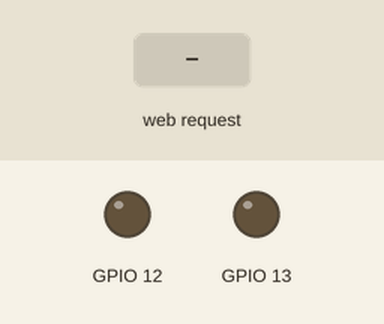
A sketch run on a simulated ESP8266 (NodeMCU). On the bench: output pins drawn as LEDs (lit = HIGH). The inputs (shaded band) are chosen by the test bench. WiFi joins after 1.5 s; servers stay silent unless stated; what the sketch prints to the serial monitor is not drawn.

Above: at 2.7 s.
2.8 s: HTTP request GET /on received
At 4.5 s:
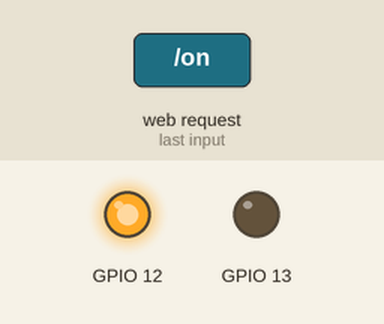
5.0 s: HTTP request GET /off received
At 6.2 s:
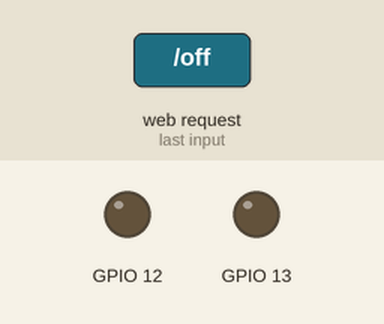
Timing chart, 0 to 8.0 s (numbered marks = the images above; inputs shaded):
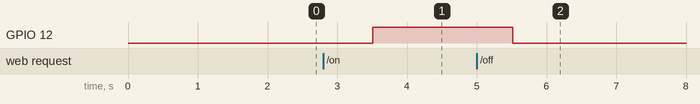

The sketch:

domoticaSonoff.ino
```cpp
// sergiosdevs v1.1
// ESP8266 library se a utilizado una libreria para
// los pines de potencia son 12 y signal 13
// aun falta investigar como tener entradas
// no olvidar setear el sonoff antes de prograr y sobre todo tension 3,3V
#include <ESP8266WiFi.h>

//------------------
int aux1;
int aux2;
int stado;

//-----------------

const char* ssid = "aux";
const char* password = "cuarentena2020";

//-----------------
IPAddress ip(192,168,3,177);
IPAddress gateway(192,168,3,1);
IPAddress subnet(255,255,255,0);
//-----------------

WiFiServer server(80);
String header;

//-----------------
// Auxiliar variables que se usara en los botones

String estado = "off"; //output26State
String cerrado = "off"; //output27State

// Current time
unsigned long currentTime = millis();
// Previous time
unsigned long previousTime = 0;
// Define el tiempo en milisefundos (example: 2000ms = 2s)
const long timeoutTime = 2000;

void setup() {
  Serial.begin(115200);
  pinMode(12, OUTPUT);
  pinMode(13, OUTPUT);
  Serial.print("Conectando a la red ");
  //Serial.println(ssid);
  //WiFi.begin(ssid, password);
  //----------------
  WiFi.mode(WIFI_STA);
  WiFi.config(ip, gateway, subnet);
  WiFi.begin(ssid, password);
  Serial.print("Conectando a:\t");
  Serial.println(ssid);
  //----------------

  while (WiFi.status() != WL_CONNECTED) {
    delay(500);
    Serial.print(".");
  }
// Print local IP address
  Serial.println("");
  Serial.println("WiFi connected.");
  Serial.println("IP address: ");
  Serial.println(WiFi.localIP());
  server.begin();
}
void loop(){

    WiFiClient client = server.available();


    if (client) {                             // Para nuevo cliente,
    currentTime = millis();
    previousTime = currentTime;
    Serial.println("Nuevo Cliente.");
    String currentLine = "";
    while (client.connected() && currentTime - previousTime <= timeoutTime) {
      currentTime = millis();
      if (client.available()) {
        char c = client.read();
        Serial.write(c);                    // cuado lo tenemos conectado directamente este nos ayuda a ver si conecta o no
        header += c;
        if (c == '\n') {

          if (currentLine.length() == 0) {

            client.println("HTTP/1.1 200 OK");
            client.println("Content-type:text/html");
            client.println("Connection: close");
            client.println();

            // funcionamiento de los GPIOs on y off

            if (header.indexOf("GET /on") >= 0) {
              Serial.println("Abriendo");
                estado = "on";
                digitalWrite(12, HIGH);
               } // good
            if (header.indexOf("GET /off") >= 0) {
              Serial.println("Cerrando");
                estado = "off";
                digitalWrite(12, LOW);
               } // good

            // codigo HTML web
            client.println("<!DOCTYPE html><html>");
            client.println("<head><meta name=\"viewport\" content=\"width=device-width, initial-scale=1\">");
            client.println("<link rel=\"icon\" href=\"data:,\">");
            // CSS style de on/off buttons
            client.println("<style>html { font-family: Helvetica; display: inline-block; margin: 0px auto; text-align: center;}");
            client.println(".button { background-color: #4CAF50; border: none; color: white; padding: 16px 40px;");
            client.println("text-decoration: none; font-size: 30px; margin: 2px; cursor: pointer;}");
            client.println(".button2 {background-color: #555555;}</style></head>");
            //client.println(".button3 {background-color: #FF0000;}</style></head>");

            // Web Page Heading
            client.println("<body><h1>Quillacollo</h1>"); // Nombre de la web

            // Display current state, and ON/OFF buttons for GPIO 26
            client.println("<p> Estado actual " + estado + "</p>");

            //------------------------------------------------------------------------------------------------
            if (estado =="off") {
              client.println("<p><a href=\"/on\"><button class=\"button\">ON</button></a></p>");
            } else {
              client.println("<p><a href=\"/off\"><button class=\"button button2\">OFF</button></a></p>");
            }


            client.println("</body></html>");

            // The HTTP response ends with another blank line
            client.println();
            // Break out of the while loop
            break;
          } else { // if you got a newline, then clear currentLine
            currentLine = "";
          }
        } else if (c != '\r') {  // if you got anything else but a carriage return character,
          currentLine += c;      // add it to the end of the currentLine
        }
      }
    }
    // Clear the header variable
    header = "";
    // Close the connection

    client.stop();
    Serial.println("Client disconnected.");
    Serial.println("");
  }
  delay (1000);
}
```

Measured:
- after the input at 2.8 s, GPIO 12: LOW → HIGH after 0.71 s
- after the input at 5.0 s, GPIO 12: HIGH → LOW after 0.51 s
